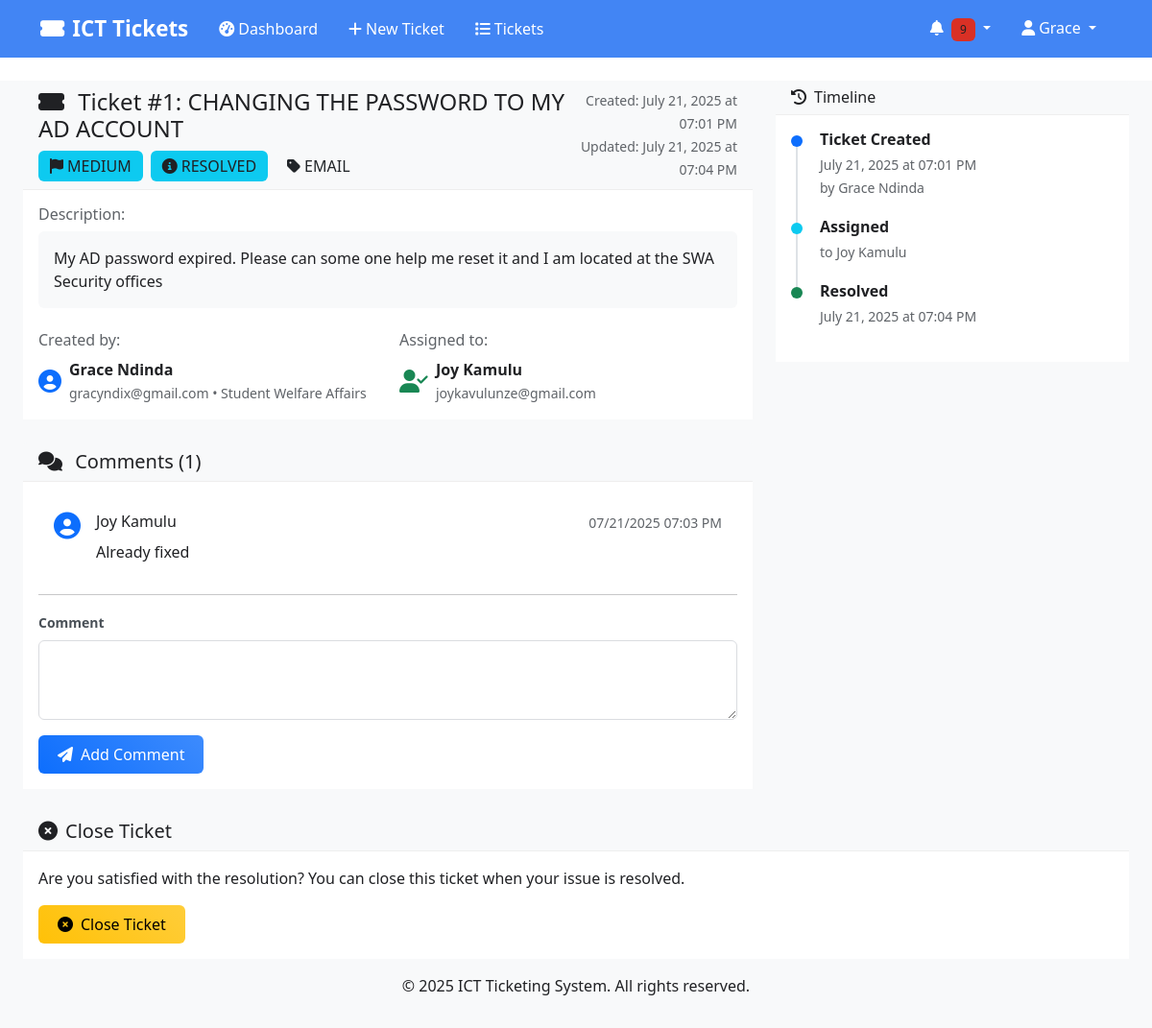
The app's page /ticket/1 (signed in), older data.
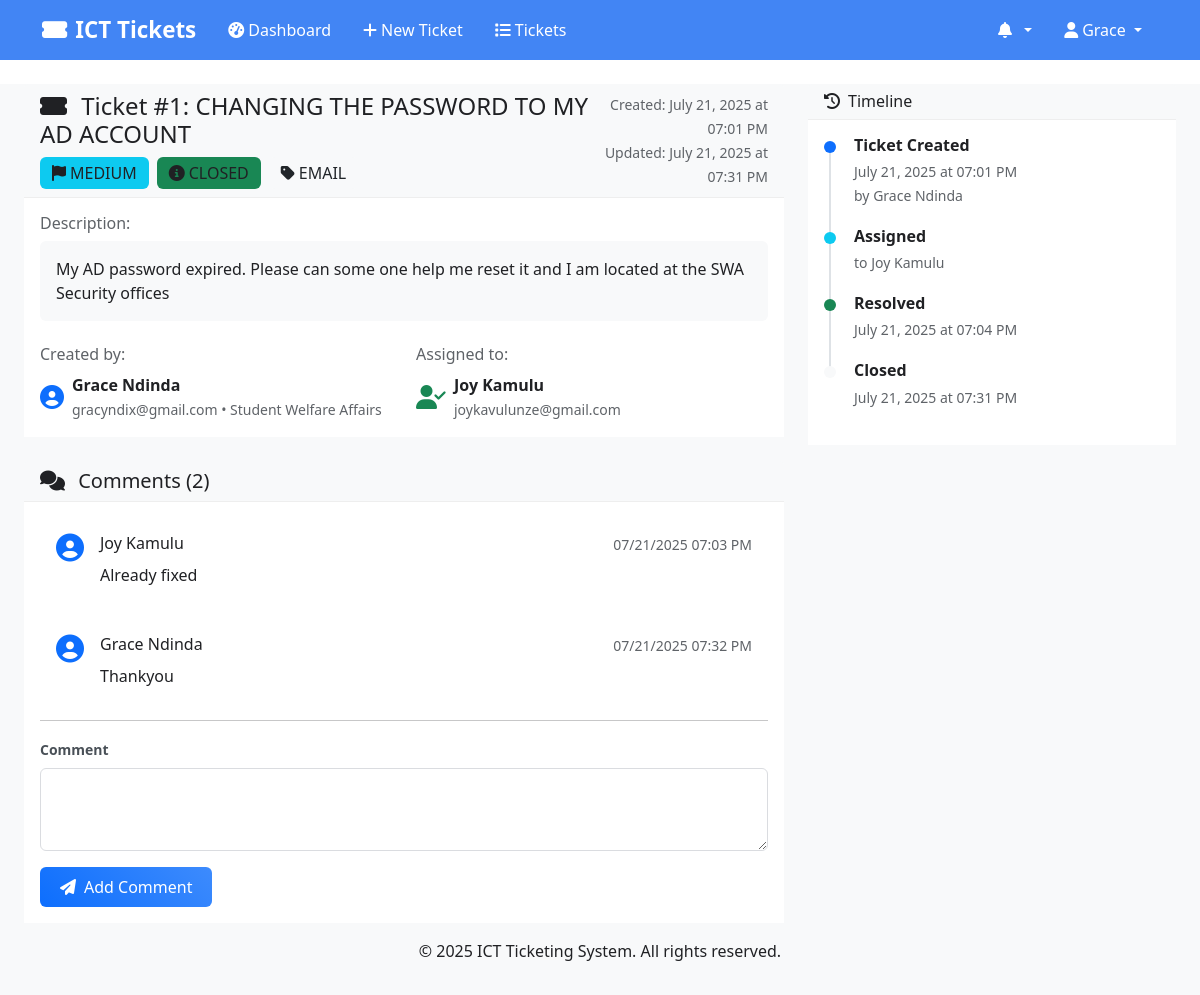
The same page, newer data.
### models.py (models this page shows, shortened)
class Ticket(db.Model):
    __tablename__ = 'tickets'
    id = db.Column(db.Integer, primary_key=True)
    title = db.Column(db.String(200), nullable=False)
    description = db.Column(db.Text, nullable=False)
    priority = db.Column(db.String(10), nullable=False)  # 'URGENT', 'HIGH', 'MEDIUM', 'LOW'
    status = db.Column(db.String(20), default='OPEN')  # 'OPEN', 'IN_PROGRESS', 'RESOLVED', 'CLOSED'
    category = db.Column(db.String(50), nullable=True)
    created_by_id = db.Column(db.Integer, db.ForeignKey('users.id'), nullable=False)
    assigned_to_id = db.Column(db.Integer, db.ForeignKey('users.id'), nullable=True)
    created_at = db.Column(db.DateTime, default=datetime.utcnow)
    updated_at = db.Column(db.DateTime, default=datetime.utcnow, onupdate=datetime.utcnow)
    resolved_at = db.Column(db.DateTime, nullable=True)
    closed_at = db.Column(db.DateTime, nullable=True)
    comments = db.relationship('TicketComment', backref='ticket', cascade='all, delete-orphan')
    notifications = db.relationship('Notification', backref='ticket', cascade='all, delete-orphan')
    @property
    def priority_color(self):
        colors = {
            'URGENT': 'danger',
            'HIGH': 'warning',
            'MEDIUM': 'info',
            'LOW': 'success'
        }
        return colors.get(self.priority, 'secondary')
    @property
    def status_color(self):
        colors = {
            'OPEN': 'primary',
            'IN_PROGRESS': 'warning',
            'RESOLVED': 'info',
            'CLOSED': 'success'
        }
        return colors.get(self.status, 'secondary')

class TicketComment(db.Model):
    __tablename__ = 'ticket_comments'
    id = db.Column(db.Integer, primary_key=True)
    ticket_id = db.Column(db.Integer, db.ForeignKey('tickets.id'), nullable=False)
    user_id = db.Column(db.Integer, db.ForeignKey('users.id'), nullable=False)
    comment = db.Column(db.Text, nullable=False)
    is_internal = db.Column(db.Boolean, default=False)  # Internal notes for tech team
    created_at = db.Column(db.DateTime, default=datetime.utcnow)
    user = db.relationship('User', backref='comments')

class User(UserMixin, db.Model):
    __tablename__ = 'users'
    id = db.Column(db.Integer, primary_key=True)
    username = db.Column(db.String(80), unique=True, nullable=False)
    email = db.Column(db.String(120), unique=True, nullable=False)
    phone = db.Column(db.String(20), nullable=True)
    password_hash = db.Column(db.String(256), nullable=False)
    first_name = db.Column(db.String(50), nullable=False)
    last_name = db.Column(db.String(50), nullable=False)
    role = db.Column(db.String(20), nullable=False)  # 'user', 'tech', 'admin'
    department_id = db.Column(db.Integer, db.ForeignKey('departments.id'), nullable=True)
    is_active = db.Column(db.Boolean, default=True)
    created_at = db.Column(db.DateTime, default=datetime.utcnow)
    updated_at = db.Column(db.DateTime, default=datetime.utcnow, onupdate=datetime.utcnow)
    department = db.relationship('Department', backref='users')
    created_tickets = db.relationship('Ticket', foreign_keys='Ticket.created_by_id', backref='creator')
    assigned_tickets = db.relationship('Ticket', foreign_keys='Ticket.assigned_to_id', backref='assignee')
    @property
    def full_name(self):
        return f"{self.first_name} {self.last_name}"

### routes.py (the view)
@app.route('/ticket/<int:ticket_id>')
@login_required
def view_ticket(ticket_id):
    ticket = Ticket.query.get_or_404(ticket_id)
    if current_user.role == 'user' and ticket.created_by_id != current_user.id:
        abort(403)
    comments = TicketComment.query.filter_by(ticket_id=ticket_id).order_by(TicketComment.created_at.asc()).all()
    if current_user.role == 'user':
        comments = [c for c in comments if not c.is_internal]
    comment_form = CommentForm()
    assign_form = AssignTicketForm()
    status_form = UpdateTicketStatusForm()
    status_form.status.data = ticket.status
    return render_template('ticket_view.html',
                         ticket=ticket,
                         comments=comments,
                         comment_form=comment_form,
                         assign_form=assign_form,
                         status_form=status_form)

### forms.py
class CommentForm(FlaskForm):
    comment = TextAreaField('Comment', validators=[DataRequired(), Length(min=5)])
    is_internal = BooleanField('Internal Note (Tech Team Only)')

class AssignTicketForm(FlaskForm):
    assigned_to_id = SelectField('Assign To', coerce=int, validators=[DataRequired()])
    def __init__(self, *args, **kwargs):
        super(AssignTicketForm, self).__init__(*args, **kwargs)
        from models import User
        tech_users = User.query.filter(User.role.in_(['tech', 'admin'])).all()
        self.assigned_to_id.choices = [(u.id, u.full_name) for u in tech_users]

### app.py (called while the page is built)
@login_manager.user_loader
def load_user(user_id):
    from models import User
    return User.query.get(int(user_id))

### templates/ticket_view.html (shortened to what the changed rows need)
{% extends "base.html" %}
{% block content %}
<div class="container-fluid">
    <div class="row">
        <div class="col-lg-8">
            <div class="card">
                <div class="card-header">
                    <div class="d-flex justify-content-between align-items-start">
                        <div>
                            <h4 class="mb-1">
                                <i class="fas fa-ticket-alt me-2"></i>
                                Ticket #{{ ticket.id }}: {{ ticket.title }}
                            </h4>
                            <div class="d-flex flex-wrap gap-2 mt-2">
                                <span class="badge bg-{{ ticket.priority_color }} fs-6">
                                    <i class="fas fa-flag me-1"></i>{{ ticket.priority }}
                                </span>
                                <span class="badge bg-{{ ticket.status_color }} fs-6">
                                    <i class="fas fa-info-circle me-1"></i>{{ ticket.status.replace('_', ' ') }}
                                </span>
                                <span class="badge bg-secondary fs-6">
                                    <i class="fas fa-tag me-1"></i>{{ ticket.category }}
                                </span>
                            </div>
                        </div>
                        <div class="text-end">
                            <small class="text-muted">
                                Created: {{ ticket.created_at.strftime('%B %d, %Y at %I:%M %p') }}<br>
                                {% if ticket.updated_at != ticket.created_at %}
                                Updated: {{ ticket.updated_at.strftime('%B %d, %Y at %I:%M %p') }}
                                {% endif %}
                            </small>
                        </div>
                    </div>
                </div>
                <div class="card-body">
                    <div class="mb-4">
                        <h6 class="text-muted mb-2">Description:</h6>
                        <div class="bg-light p-3 rounded">
                            {{ ticket.description|nl2br }}
                        </div>
                    </div>
                </div>
            </div>
            <div class="card mt-4">
                <div class="card-header">
                    <h5 class="mb-0">
                        <i class="fas fa-comments me-2"></i>
                        Comments ({{ comments|length }})
                    </h5>
                </div>
                <div class="card-body">
                    {% if comments %}
                    {% for comment in comments %}
                    <div class="d-flex mb-3 {% if comment.is_internal %}bg-light{% endif %} p-3 rounded">
                        <div class="flex-shrink-0 me-3">
                            <i class="fas fa-user-circle fs-3 text-primary"></i>
                        </div>
                        <div class="flex-grow-1">
                            <div class="d-flex justify-content-between align-items-start mb-2">
                                <h6 class="mb-0">
                                    {{ comment.user.full_name }}
                                </h6>
                                <small class="text-muted">
                                    {{ comment.created_at.strftime('%m/%d/%Y %I:%M %p') }}
                                </small>
                            </div>
                            <div>{{ comment.comment|nl2br }}</div>
                        </div>
                    </div>
                    {% endfor %}
                    {% else %}
                    <p class="text-muted text-center py-3">No comments yet</p>
                    {% endif %}
                </div>
            </div>
        </div>
        <div class="col-lg-4">
            <div class="card">
                <div class="card-body">
                    <div class="timeline">
                        <div class="timeline-item">
                            <div class="timeline-content">
                                <h6 class="mb-1">Ticket Created</h6>
                                <small class="text-muted">
                                    {{ ticket.created_at.strftime('%B %d, %Y at %I:%M %p') }}<br>
                                    by {{ ticket.creator.full_name }}
                                </small>
                            </div>
                        </div>
                        {% if ticket.resolved_at %}
                        <div class="timeline-item">
                            <div class="timeline-marker bg-success"></div>
                            <div class="timeline-content">
                                <h6 class="mb-1">Resolved</h6>
                                <small class="text-muted">
                                    {{ ticket.resolved_at.strftime('%B %d, %Y at %I:%M %p') }}
                                </small>
                            </div>
                        </div>
                        {% endif %}
                        {% if ticket.closed_at %}
                        <div class="timeline-item">
                            <div class="timeline-marker bg-secondary"></div>
                            <div class="timeline-content">
                                <h6 class="mb-1">Closed</h6>
                                <small class="text-muted">
                                    {{ ticket.closed_at.strftime('%B %d, %Y at %I:%M %p') }}
                                </small>
                            </div>
                        </div>
                        {% endif %}
                    </div>
                </div>
            </div>
        </div>
    </div>
    {% if current_user.id == ticket.created_by_id and ticket.status not in ['CLOSED'] %}
    <div class="row mt-4">
        <div class="col-12">
            <div class="card border-warning">
                <div class="card-header bg-warning">
                    <h5 class="mb-0"><i class="fas fa-times-circle me-2"></i>Close Ticket</h5>
                </div>
                <div class="card-body">
                    <p class="mb-3">Are you satisfied with the resolution? You can close this ticket when your issue is resolved.</p>
                    <form method="POST" action="{{ url_for('close_ticket', ticket_id=ticket.id) }}"
                          onsubmit="return confirm('Are you sure you want to close this ticket? This action cannot be undone.')">
                        <button type="submit" class="btn btn-warning">
                            <i class="fas fa-times-circle me-2"></i>Close Ticket
                        </button>
                    </form>
                </div>
            </div>
        </div>
    </div>
    {% endif %}
</div>
{% endblock %}

### templates/base.html (shortened to what this page needs)
<!DOCTYPE html>
<html lang="en">
<head>
    <link href="https://cdn.jsdelivr.net/npm/bootstrap@5.3.0/dist/css/bootstrap.min.css" rel="stylesheet">
    <link href="https://cdnjs.cloudflare.com/ajax/libs/font-awesome/6.4.0/css/all.min.css" rel="stylesheet">
    <link href="{{ url_for('static', filename='css/style.css') }}" rel="stylesheet">
</head>
<body>
    <nav class="navbar navbar-expand-lg shadow-sm" style="background-color: #4285f4 !important;">
        <div class="container" style="background-color: #4285f4;">
            <a class="navbar-brand" href="{{ url_for('dashboard' if current_user.is_authenticated else 'index') }}" style="color: #ffffff !important; font-weight: 600;">
                <i class="fas fa-ticket-alt me-2"></i>ICT Tickets
            </a>
            {% if current_user.is_authenticated %}
            <div class="collapse navbar-collapse" id="navbarNav">
                <ul class="navbar-nav me-auto">
                    <li class="nav-item">
                        <a class="nav-link" href="{{ url_for('dashboard') }}" style="color: #ffffff !important; font-weight: 500;">
                            <i class="fas fa-tachometer-alt me-1"></i>Dashboard
                        </a>
                    </li>
                    {% if current_user.role in ['user', 'admin'] %}
                    <li class="nav-item">
                        <a class="nav-link" href="{{ url_for('create_ticket') }}" style="color: #ffffff !important; font-weight: 500;">
                            <i class="fas fa-plus me-1"></i>New Ticket
                        </a>
                    </li>
                    {% endif %}
                    <li class="nav-item">
                        <a class="nav-link" href="{{ url_for('list_tickets') }}" style="color: #ffffff !important; font-weight: 500;">
                            <i class="fas fa-list me-1"></i>Tickets
                        </a>
                    </li>
                </ul>
                <ul class="navbar-nav">
                    <li class="nav-item dropdown">
                        <a class="nav-link dropdown-toggle" href="#" role="button" data-bs-toggle="dropdown" style="color: #ffffff !important; font-weight: 500;">
                            <i class="fas fa-bell me-1"></i>
                            {% set unread_count = 0 %}
                            {% if current_user.notifications is defined and current_user.notifications %}
                                {% set unread_count = current_user.notifications|selectattr('is_read', 'equalto', False)|list|length %}
                            {% endif %}
                            {% if unread_count > 0 %}
                            <span class="badge bg-danger">{{ unread_count }}</span>
                            {% endif %}
                        </a>
                            {% set recent_notifications = [] %}
                            {% if current_user.notifications is defined and current_user.notifications %}
                                {% set recent_notifications = current_user.notifications[:5] %}
                            {% endif %}
                    </li>
                    <li class="nav-item dropdown">
                        <a class="nav-link dropdown-toggle" href="#" role="button" data-bs-toggle="dropdown" style="color: #ffffff !important; font-weight: 500;">
                            <i class="fas fa-user me-1"></i>{{ current_user.first_name }}
                        </a>
                    </li>
                </ul>
            </div>
            {% endif %}
        </div>
    </nav>
    <main class="container-fluid mt-4">
        {% block content %}{% endblock %}
    </main>
    <footer class="bg-light text-center text-muted py-3 mt-5">
        <div class="container">
            <p>&copy; 2025 ICT Ticketing System. All rights reserved.</p>
        </div>
    </footer>
</body>
</html>

Row changes from the older to the newer data that the page shows:
changed Ticket "CHANGING THE PASSWORD TO MY AD ACCOUNT": status "RESOLVED" → "CLOSED" (drawn); status.replace "RESOLVED" → "CLOSED"; updated_at "July 21, 2025 at 07:04 PM" → "July 21, 2025 at 07:31 PM"; closed_at (not shown) → "July 21, 2025 at 07:31 PM"
added TicketComment: user.full_name "Grace Ndinda", created_at "07/21/2025 07:32 PM", comment "Thankyou"
Text that changed along with them:
{{ comments|length }}: "1" → "2"
{{ unread_count }}: "9" → (not shown)
text no longer shown: "Close Ticket Are you satisfied with the resolution? You can close this ticket when your issue is resolved. Close Ticket"
text now shown: "Closed"
